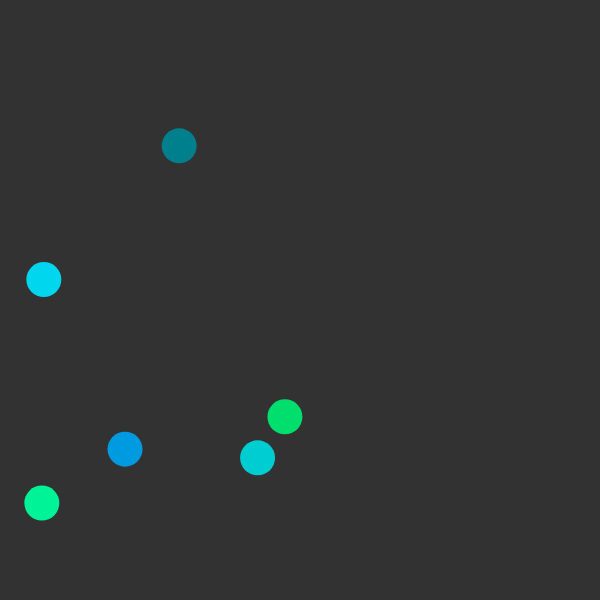
Frame 1 (no input)
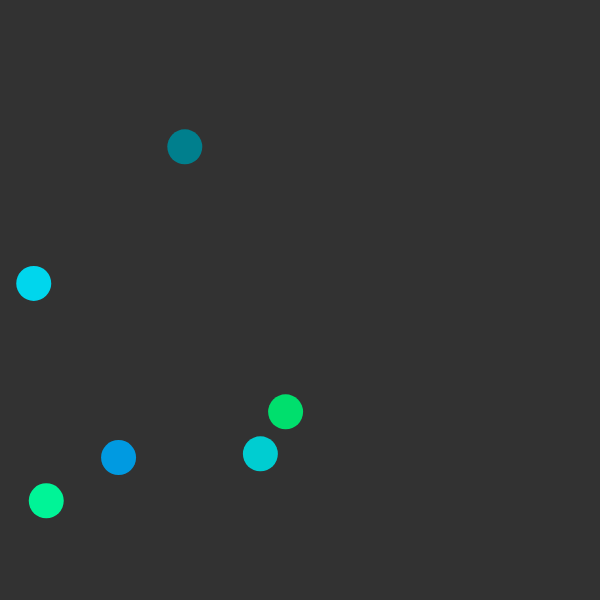
Frame 60 (no input)
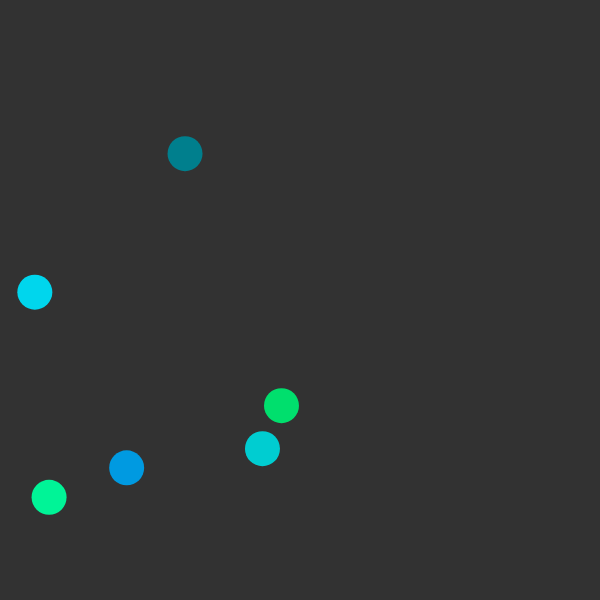
Frame 120 (the mouse pressed at the canvas centre since frame 60)

The p5.js sketch that drew these frames (run headless with seeded random() and noise() and a simulated clock; from frame 60 on, the mouse is pressed at the canvas centre):

// p5.js sketch
// ── sketch.js
var cells = [];
function setup() {
  var start = random(8);
  createCanvas(600,600);
  for (var i = 0; i < start; i++) {
    cells.push(new Cell());
  }
}

function draw () {
  background(50);
  for (var i = 0; i < cells.length; i++) {
    cells[i].move();
    cells[i].show();

  }
}

function mousePressed() {
  for (var i = cells.length - 1; i >= 0; i--) {
    if (cells[i].clicked(mouseX, mouseY)){
      console.log("hit");
      cells.push(cells[i].mitosis());
      cells.push(cells[i].mitosis());
      cells.splice(i, 1);
    }

  }
}

// ── cell.js
function Cell (pos, r, c) {
  if (pos) {
    this.pos = pos.copy();
  } else {
    this.pos = createVector(random(width), random(height));
  }
  this.r = r || 35;
  this.c = c || color(0, random(100,255), random(100,255));

  this.move = function() {
    var vel = p5.Vector.random2D();
    this.pos.add(vel);
  };

  this.show = function() {
    fill(this.c);
    noStroke();
    ellipse(this.pos.x, this.pos.y, this.r, this.r);
  };

  this.clicked = function(x, y) {
    var d = dist(this.pos.x, this.pos.y, x, y);
    if (d < this.r){
      return true;
    } else {
      return false;
    }
  };

  this.mitosis = function() {
    var cell = new Cell(this.pos,  this.r*0.8, this.c);
    return cell;
  };
}
